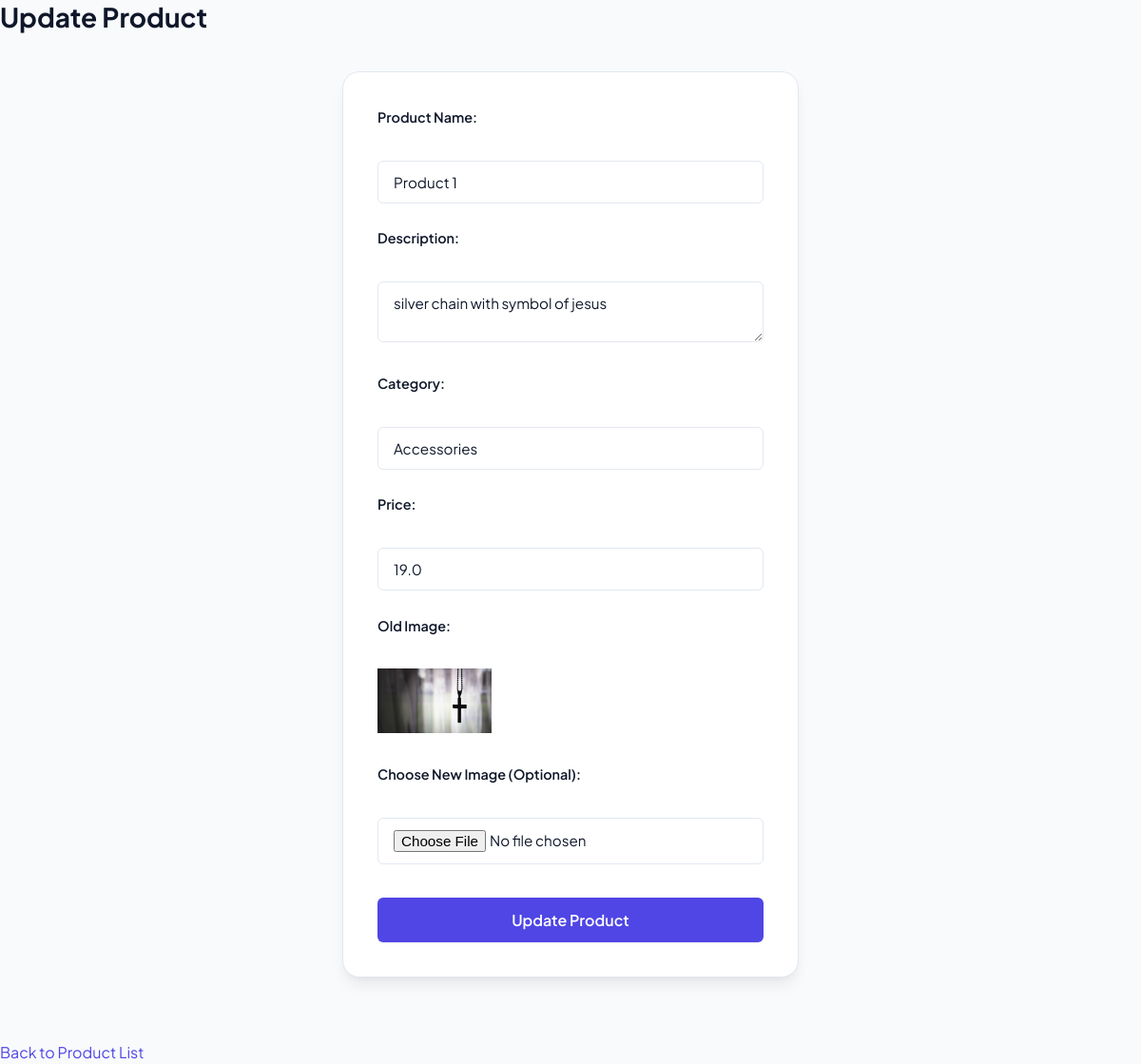
The page /admin/update-item/1 (signed in) on the database its author committed.
### tables this page shows
CREATE TABLE products (
        product_id INTEGER PRIMARY KEY AUTOINCREMENT,
        name TEXT,
        description TEXT,
        category TEXT,
        price REAL,
        image TEXT
    );

### app.py (the view)
@app.route('/admin/update-item/<int:item_id>', methods=['GET'])
def update_item_page(item_id):
    if 'admin_id' not in session:
        flash("Please login!", "danger")
        return redirect('/admin-login')
    conn = get_db()
    cursor = conn.cursor(dictionary=True)
    cursor.execute("SELECT * FROM products WHERE product_id = %s", (item_id,))
    product = cursor.fetchone()
    cursor.close()
    conn.close()
    if not product:
        flash("Product not found!", "danger")
        return redirect('/admin/item-list')
    return render_template("admin/update_item.html", product=product)

### app.py (called while the page is built)
def get_db():
    if not os.path.exists(config.DB_PATH):
        from init_db import init_database
        init_database(config.DB_PATH)
    conn = sqlite3.connect(config.DB_PATH, timeout=15, check_same_thread=False)
    conn.row_factory = sqlite3.Row
    conn.execute("PRAGMA foreign_keys = ON;")
    return SQLiteConnectionWrapper(conn)

    def _convert_query(self, query):
        if not isinstance(query, str):
            return query
        return re.sub(r'%s', '?', query)

    def execute(self, query, params=None):
        converted = self._convert_query(query)
        if params is None:
            return self._cursor.execute(converted)
        if not isinstance(params, (tuple, list)):
            params = (params,)
        return self._cursor.execute(converted, params)

    def fetchone(self):
        return self._cursor.fetchone()

    def close(self):
        try:
            return self._cursor.close()
        except Exception:
            pass

    def cursor(self, dictionary=False):
        return SQLiteCursorWrapper(self._conn.cursor())

    def close(self):
        try:
            return self._conn.close()
        except Exception:
            pass

### templates/admin/update_item.html (shortened to what this page needs)
<!DOCTYPE html>
<html>
<head>
    <link rel="stylesheet" href="{{ url_for('static', filename='css/style.css') }}">
</head>
<body>
    <h2>Update Product</h2>
    <form method="POST" action="/admin/update-item/{{ product.product_id }}" enctype="multipart/form-data">
        <label>Product Name:</label><br>
        <input type="text" name="name" value="{{ product.name }}" required><br><br>
        <label>Description:</label><br>
        <textarea name="description" required>{{ product.description }}</textarea><br><br>
        <label>Category:</label><br>
        <input type="text" name="category" value="{{ product.category }}" required><br><br>
        <label>Price:</label><br>
        <input type="number" step="0.01" name="price" value="{{ product.price }}" required><br><br>
        <label>Old Image:</label><br>
        <img src="/static/uploads/product_images/{{ product.image }}" width="120"><br><br>
        <label>Choose New Image (Optional):</label><br>
        <input type="file" name="image" accept="image/*"><br><br>
        <button type="submit">Update Product</button>
    </form>
    <br>
    <a href="/admin/item-list">Back to Product List</a>
</body>
</html>

### static/css/style.css (style rules this page uses)
:root { --primary: #4f46e5; --primary-hover: #4338ca; --primary-light: #eef2ff; --secondary: #0f172a; --accent: #f97316; --accent-hover: #ea580c; --success: #10b981; --success-bg: #ecfdf5; --danger: #ef4444; --danger-bg: #fef2f2; --warning: #f59e0b; --bg-main: #f8fafc; --bg-card: #ffffff; --text-main: #0f172a; --text-muted: #64748b; --border-color: #e2e8f0; --shadow-sm: 0 1px 2px 0 rgb(0 0 0 / 0.05); --shadow-md: 0 4px 6px -1px rgb(0 0 0 / 0.07), 0 2px 4px -2px rgb(0 0 0 / 0.05); --shadow-lg: 0 10px 15px -3px rgb(0 0 0 / 0.08), 0 4px 6px -4px rgb(0 0 0 / 0.04); --shadow-xl: 0 20px 25px -5px rgb(0 0 0 / 0.1), 0 8px 10px -6px rgb(0 0 0 / 0.06); --radius-sm: 6px; --radius: 12px; --radius-lg: 18px; --transition: all 0.25s cubic-bezier(0.4, 0, 0.2, 1); }
* { box-sizing: border-box; margin: 0; padding: 0; }
html { scroll-behavior: smooth; }
body { min-height: 100vh; font-family: 'Plus Jakarta Sans', -apple-system, BlinkMacSystemFont, 'Segoe UI', Roboto, sans-serif; background-color: var(--bg-main); color: var(--text-main); line-height: 1.6; display: flex; flex-direction: column; }
h1, h2, h3, h4, h5, h6 { color: var(--secondary); font-weight: 700; line-height: 1.25; }
h2 { font-size: 1.75rem; }
a { color: var(--primary); text-decoration: none; transition: var(--transition); }
button, input[type="submit"], input[type="button"], .btn { display: inline-flex; align-items: center; justify-content: center; gap: 8px; border: none; border-radius: var(--radius-sm); padding: 12px 24px; background: var(--primary); color: #ffffff; font-family: inherit; font-size: 0.95rem; font-weight: 600; cursor: pointer; transition: var(--transition); box-shadow: var(--shadow-sm); }
form { width: 100%; max-width: 480px; margin: 40px auto; padding: 36px; background: var(--bg-card); border-radius: var(--radius-lg); box-shadow: var(--shadow-lg); border: 1px solid var(--border-color); }
label { display: block; margin-bottom: 8px; color: var(--secondary); font-weight: 600; font-size: 0.9rem; }
input[type="text"], input[type="email"], input[type="password"], input[type="number"], input[type="file"], select, textarea { width: 100%; padding: 12px 16px; border: 1px solid var(--border-color); border-radius: var(--radius-sm); background: #ffffff; font-family: inherit; font-size: 0.95rem; color: var(--text-main); outline: none; transition: var(--transition); }
form button, form input[type="submit"] { width: 100%; margin-top: 10px; padding: 13px; font-size: 1rem; }

### rows shown on the page
products: name "Product 1", description "silver chain with symbol of jesus", category "Accessories", price "19.0", image (picture)
